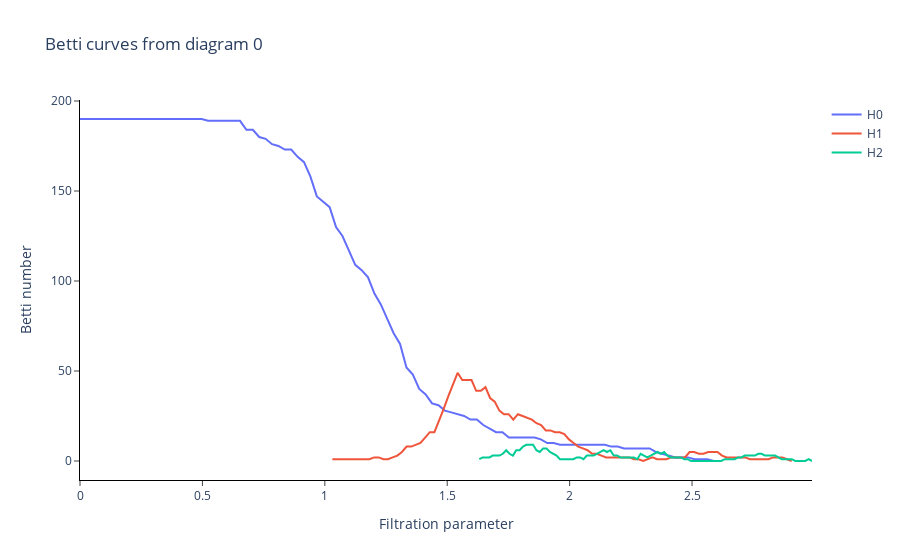

The code cell stored with this chart in its notebook:
### Code cell
x = contaminantes_persistence.fit_transform(y_periodic_embedded)




BCurve = BettiCurve(
    )
print("Persistence diagram for periodic signal")
BCurve.fit_transform_plot(x)
